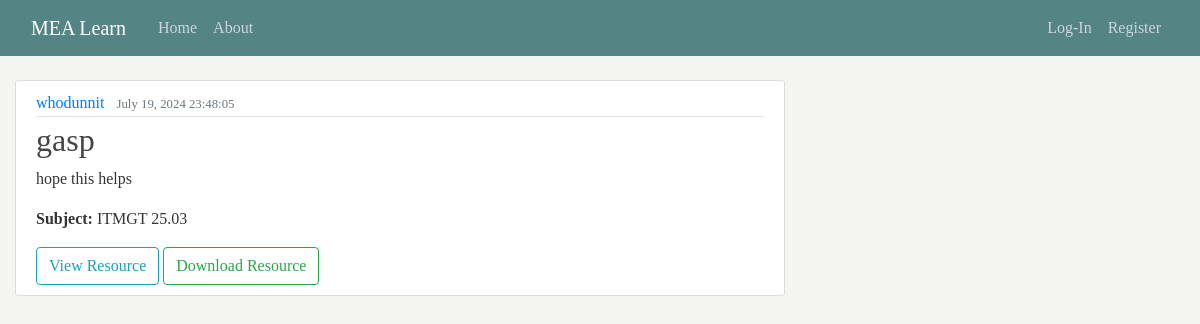
Page /resource/22/ on the committed database.
### blog/models.py (models this page shows, shortened)
class Resource(models.Model):
    SUBJECT_CHOICES = [
        ('MATH 31.1', 'MATH 31.1'),
        ('LAS 21', 'LAS 21'),
        ('MATH 31.2', 'MATH 31.2'),
        ('DECSC 22', 'DECSC 22'),
        ('ITMGT 25.03', 'ITMGT 25.03'),
        ('MATH 31.3', 'MATH 31.3'),
        ('ACCT 115', 'ACCT 115'),
        ('LLAW 113', 'LLAW 113'),
        ('MATH 70.1', 'MATH 70.1'),
        ('ECON 110', 'ECON 110'),
        ('ACCT 125', 'ACCT 125'),
        ('LLAW 115', 'LLAW 115'),
        ('MATH 61.2', 'MATH 61.2'),
        ('DECSC 25', 'DECSC 25'),
        ('ECON 121', 'ECON 121'),
        ('FINN 115', 'FINN 115'),
        ('QUANT 121', 'QUANT 121'),
        ('QUANT 162', 'QUANT 162'),
        ('LAS 111', 'LAS 111'),
        ('MKTG 111', 'MKTG 111'),
        ('QUANT 163', 'QUANT 163'),
        ('LAS 123', 'LAS 123'),
        ('QUANT 192', 'QUANT 192'),
        ('LAS 120', 'LAS 120'),
        ('LAS 140', 'LAS 140'),
        ('OPMAN 125', 'OPMAN 125'),
        ('QUANT 164', 'QUANT 164'),
        ('QUANT 199', 'QUANT 199'),
        ('LAS 197.10', 'LAS 197.10'),
    ]
    title = models.CharField(max_length=150)
    description = models.TextField()
    subject = models.CharField(max_length=100, choices=SUBJECT_CHOICES, default='None')
    date_uploaded = models.DateTimeField(default=timezone.now)
    file = models.FileField(upload_to='resource_files')
    author = models.ForeignKey(User, on_delete=models.CASCADE)

### blog/views.py (the view)
# urls.py: path('resource/<int:pk>/', ResourceDetailView.as_view(), name='resource-detail'),
class ResourceDetailView(DetailView):
    model = Resource

### blog/templates/blog/resource_detail.html (shortened to what this page needs)
{% extends "blog/base.html" %}
{% block content %}
  <article class="media content-section">
    <div class="media-body">
      <div class="article-metadata">
        <a class="mr-2" href="{% url 'user-resources' object.author.username %}">{{ object.author }}</a>
        {% if object.date_uploaded %}
          <small class="text-muted">{{ object.date_uploaded|date:"F d, Y H:i:s" }}</small>
        {% endif %}
      </div>
      <h2 class="article-title">{{ object.title }}</h2>
      {% if object.description %}
        <p class="article-content">{{ object.description }}</p>
      {% endif %}
      {% if object.subject %}
        <p class="resource-class"><strong>Subject:</strong> {{ object.subject }}</p>
      {% else %}
        <p class="resource-class"><strong>Subject:</strong> Not specified</p>
      {% endif %}
      <div class="file-container">
        {% if object.file %}
          <a href="{{ object.file.url }}" target="_blank" class="btn btn-outline-info">View Resource</a>
          <a href="{% url 'download_file' object.id %}" class="btn btn-outline-success">Download Resource</a>
        {% else %}
          <p>No file uploaded.</p>
        {% endif %}
      </div>
    </div>
  </article>
{% endblock content %}

### blog/static/blog/main.css (style rules this page uses)
body { font-family: 'Times New Roman', serif !important; background: #F5F5F0; color: #333333; margin: 0; padding: 0; box-sizing: border-box; margin-top: 5rem; }
h1, h2, h3, h4, h5, h6 { color: #444444; }
.content-section { background: #ffffff; padding: 10px 20px; border: 1px solid #dddddd; border-radius: 3px; margin-bottom: 20px; }
.article-title { color: #444444; }
.article-content { white-space: pre-line; }
.article-metadata { padding-bottom: 1px; margin-bottom: 4px; border-bottom: 1px solid #e3e3e3; }

### blog/templates/blog/base.html (style rules this page uses)
body { font-family: 'Karla', sans-serif; }

### rows in the picture
Resource: author "whodunnit", date_uploaded "July 19, 2024 23:48:05", title "gasp", description "hope this helps", subject "ITMGT 25.03"
